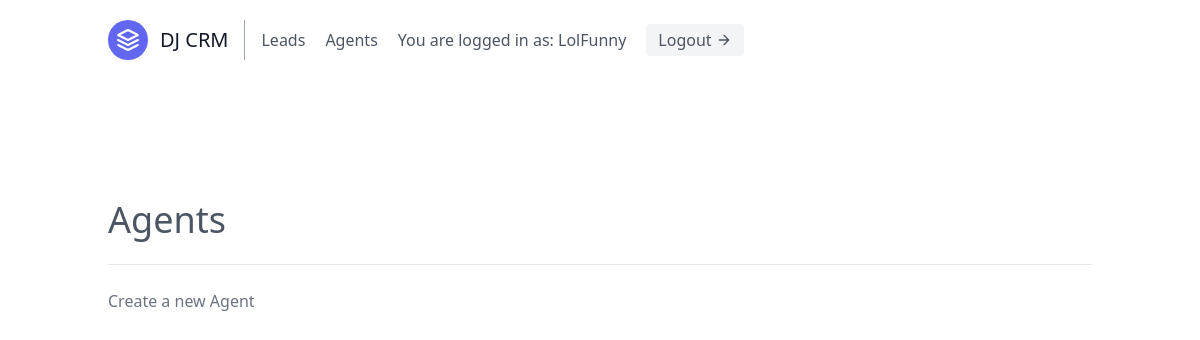
The app's page /agents/ (signed in), older data.
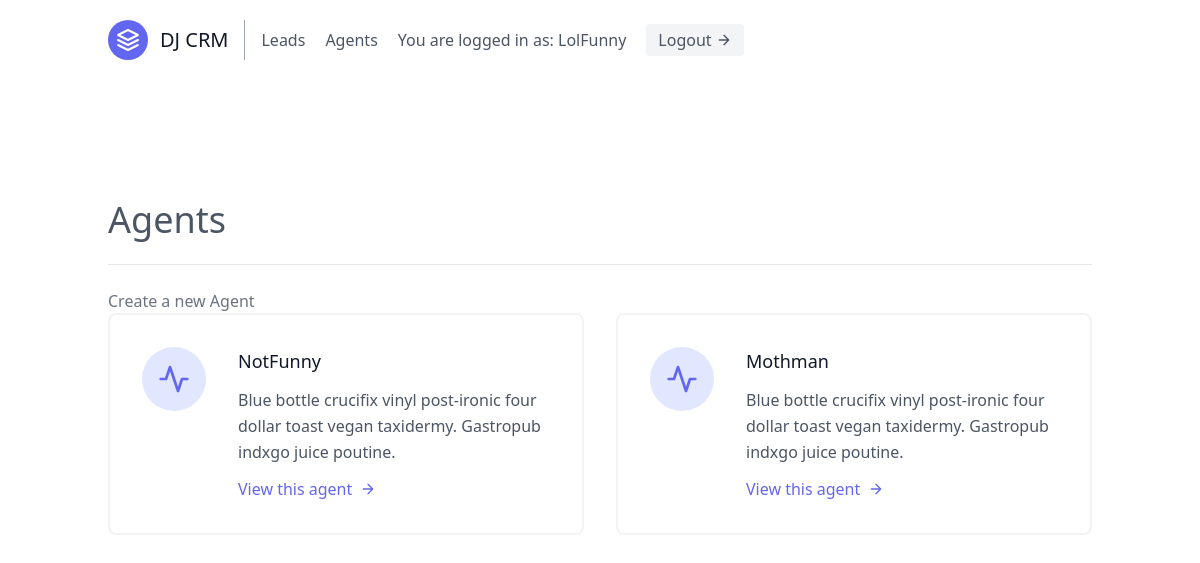
The same page, newer data.
### leads/models.py (models this page shows, shortened)
class User(AbstractUser):
    is_organiser = models.BooleanField(default=True)
    is_agent = models.BooleanField(default=False)

class Agent(models.Model):
    user = models.OneToOneField(User, on_delete=models.CASCADE)
    organisation = models.ForeignKey(UserProfile, on_delete=models.CASCADE)

### agents/views.py (the view)
class AgentListView(OrganisorAndLoginRequiedMixin, generic.ListView):
    template_name = 'agents/agent_list.html'
    def get_queryset(self):
        organisation = self.request.user.userprofile
        return Agent.objects.filter(organisation=organisation)

### agents/mixins.py (called while the page is built)
    def dispatch(self, request, *args, **kwargs):
        if not request.user.is_authenticated or not request.user.is_organiser:
            return redirect("leads:lead-list")
        return super().dispatch(request, *args, **kwargs)

### agents/templates/agents/agent_list.html
{% extends 'base.html' %}
{% block content %}
<section class="text-gray-600 body-font">
  <div class="container px-5 py-24 mx-auto flex flex-wrap">
    <div class="w-full mb-6 py-6 flex justify-between items-center border-b border-gray-200">
        <h1 class="text-4xl gray-800">Agents</h1>
    </div>
        <a class="text-gray-500 hover:text-blue-500" href="{% url 'agents:agent-create' %}">Create a new Agent</a>
    <div class="flex flex-wrap -m-4">
    {% for agent in object_list %}
      <div class="p-4 lg:w-1/2 md:w-full">
        <div class="flex border-2 rounded-lg border-gray-200 border-opacity-50 p-8 sm:flex-row flex-col">
          <div class="w-16 h-16 sm:mr-8 sm:mb-0 mb-4 inline-flex items-center justify-center rounded-full bg-indigo-100 text-indigo-500 flex-shrink-0">
            <svg fill="none" stroke="currentColor" stroke-linecap="round" stroke-linejoin="round" stroke-width="2" class="w-8 h-8" viewBox="0 0 24 24">
              <path d="M22 12h-4l-3 9L9 3l-3 9H2"></path>
            </svg>
          </div>
          <div class="flex-grow">
            <h2 class="text-gray-900 text-lg title-font font-medium mb-3">
                {{ agent.user.username }}
            </h2>
            <p class="leading-relaxed text-base">
                Blue bottle crucifix vinyl post-ironic four dollar toast vegan taxidermy. Gastropub indxgo juice poutine.
            </p>
            <a href="{% url 'agents:agent-detail' agent.pk %}" class="mt-3 text-indigo-500 inline-flex items-center">
                View this agent
              <svg fill="none" stroke="currentColor" stroke-linecap="round" stroke-linejoin="round" stroke-width="2" class="w-4 h-4 ml-2" viewBox="0 0 24 24">
                <path d="M5 12h14M12 5l7 7-7 7"></path>
              </svg>
            </a>
          </div>
        </div>
      </div>
    {% endfor %}
    </div>
  </div>
</section>
{% endblock content%}

### templates/base.html (shortened to what this page needs)
{% load static %}
<!DOCTYPE html>
<html lang="en">
<head>
    <link href="{% static 'css/styles.css' %}" rel="stylesheet" />
    <link href="https://unpkg.com/tailwindcss@^2/dist/tailwind.min.css" rel="stylesheet">
</head>
<body>
    <div class="max-w-4-xl mx-auto">
    {% include "navbar.html" %}
    {% block content %}
    {% endblock content %}
    </div>
</body>
</html>

### templates/navbar.html (shortened to what this page needs)
<header class="text-gray-600 body-font">
  <div class="container mx-auto flex flex-wrap p-5 flex-col md:flex-row items-center">
    <a class="flex title-font font-medium items-center text-gray-900 mb-4 md:mb-0">
      <svg xmlns="http://www.w3.org/2000/svg" fill="none" stroke="currentColor" stroke-linecap="round" stroke-linejoin="round" stroke-width="2" class="w-10 h-10 text-white p-2 bg-indigo-500 rounded-full" viewBox="0 0 24 24">
        <path d="M12 2L2 7l10 5 10-5-10-5zM2 17l10 5 10-5M2 12l10 5 10-5"></path>
      </svg>
      <span class="ml-3 text-xl">DJ CRM</span>
    </a>
    <nav class="md:mr-auto md:ml-4 md:py-1 md:pl-4 md:border-l md:border-gray-400	flex flex-wrap items-center text-base justify-center">
        {% if not request.user.is_authenticated %}
          <a href="{% url 'signup' %}" class="mr-5 hover:text-gray-900">Signup</a>
        {% else %}
          {% if request.user.is_organiser %}
          <a href="{% url 'leads:lead-list' %}" class="mr-5 hover:text-gray-900">Leads</a>
          {% endif %}
          <a href="{% url 'agents:agent-list' %}" class="mr-5 hover:text-gray-900">Agents</a>
        {% endif %}
        {% if request.user.is_authenticated %}
          You are logged in as: {{ request.user.username }}
        <a href="{% url 'logout' %}" class="ml-5 inline-flex items-center bg-gray-100 border-0 py-1 px-3 focus:outline-none hover:bg-gray-200 rounded text-base mt-4 md:mt-0">
        Logout
            <svg fill="none" stroke="currentColor" stroke-linecap="round" stroke-linejoin="round" stroke-width="2" class="w-4 h-4 ml-1" viewBox="0 0 24 24">
            <path d="M5 12h14M12 5l7 7-7 7"></path>
            </svg>
    </a>
        {% endif %}
  </div>
</header>

### templates/scripts.html (shortened to what this page needs)
{% load static %}

Row changes from the older to the newer data that the page shows:
added Agent: user.username "NotFunny"
added Agent: user.username "Mothman"
